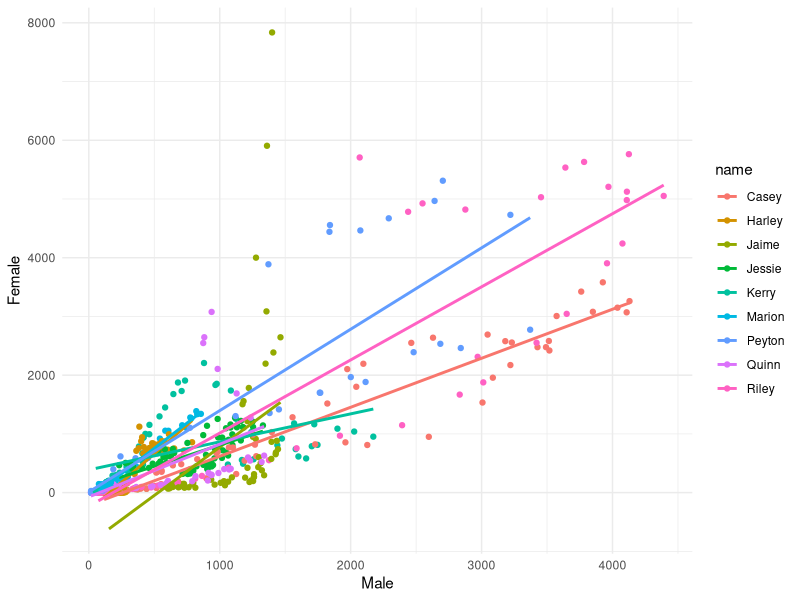
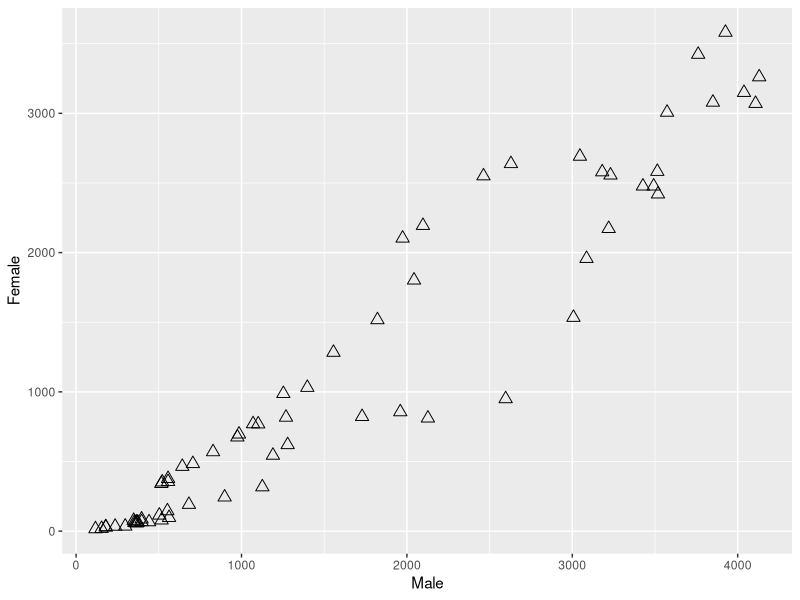

Source code (R) for these figures, in order:
# Run the code below to set up the data
# Change the points in the plot to light gray, decrease their size, and change their shape

# Bonus: In the Bonus plot, change the border of the points to be red and the inside to be blue.
# Hint: which is color and which is fill?
# More Bonus: increase the width of the border

library(tidyverse)
# Load and reshape data
unisex_data <- read_csv("data/unisex.csv")
unisex_data <- unisex_data %>%
  select(-prop) %>%
  spread(sex, n, fill=0)
unisex_data

# make a scatterplot: add theme elements
ggplot(unisex_data, aes(x=Male, y=Female, color=name)) + 
  geom_point() +
  geom_smooth(method="lm", se=FALSE) + 
  theme_minimal()


# Bonus: 
ggplot(filter(unisex_data, name=="Casey"), aes(x=Male, y=Female)) + 
  geom_point(shape=24, size=3) 
